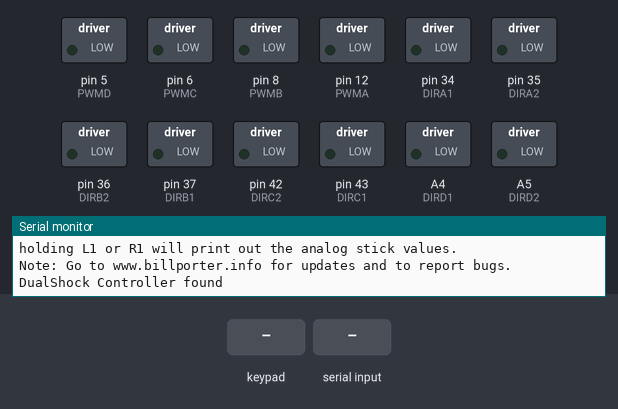
This sketch was run on a simulated Arduino Mega 2560, built with avr-gcc and run on an emulated ATmega2560. Shown: switched loads named in the sketch (green lamp = pin HIGH), the last lines printed to the serial monitor. The test bench sets the inputs (shaded band).

Above: at 1.7 s.
1.8 s: key 'U' pressed
At 2.1 s:
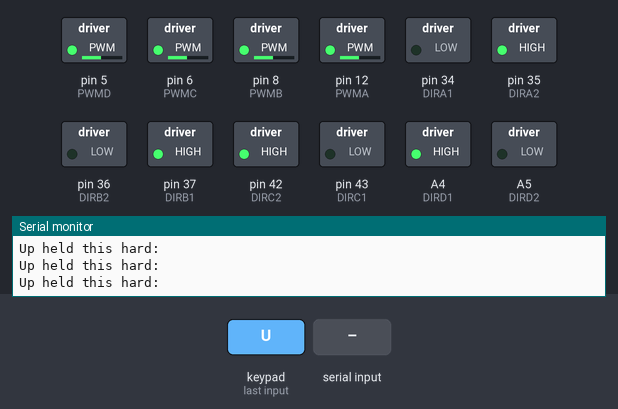
3.3 s: "B" received over Serial
At 4.1 s:
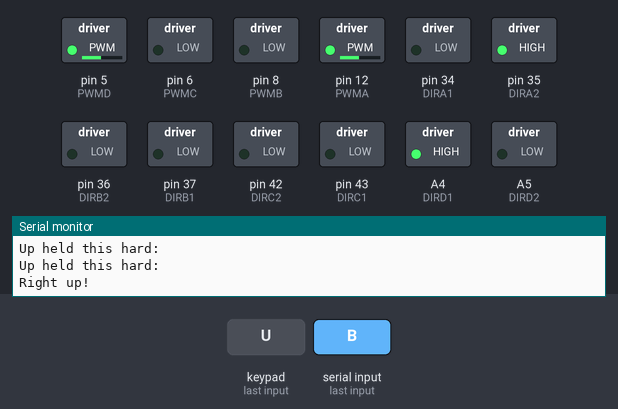
4.8 s: key 'D' pressed
At 5.4 s:
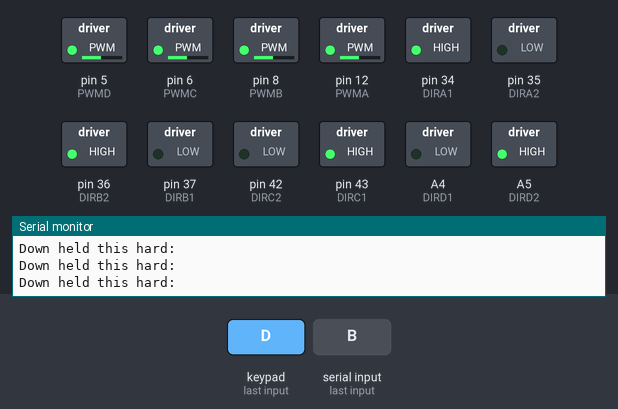
6.3 s: "C" received over Serial
At 6.8 s:
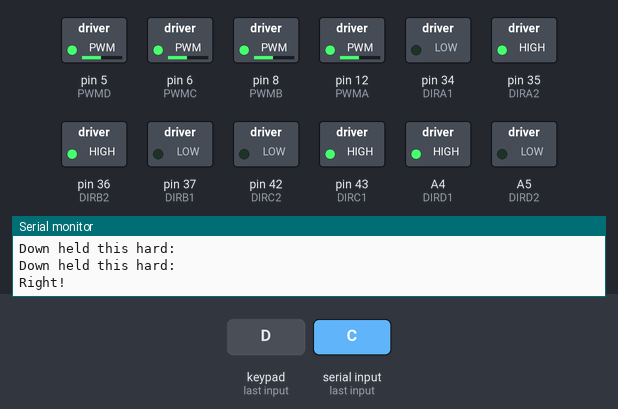
7.8 s: key 'L' pressed
At 8.6 s:
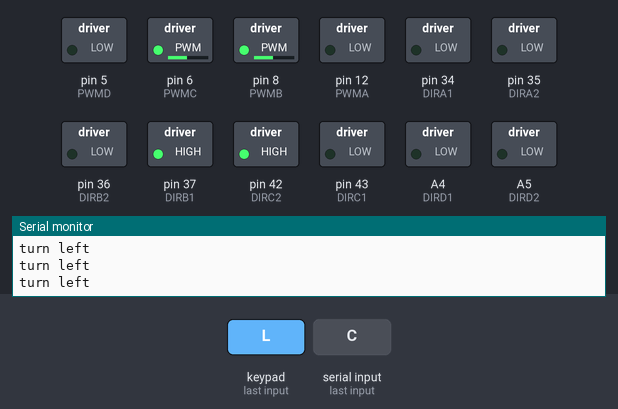
9.3 s: "D" received over Serial
At 10.1 s:
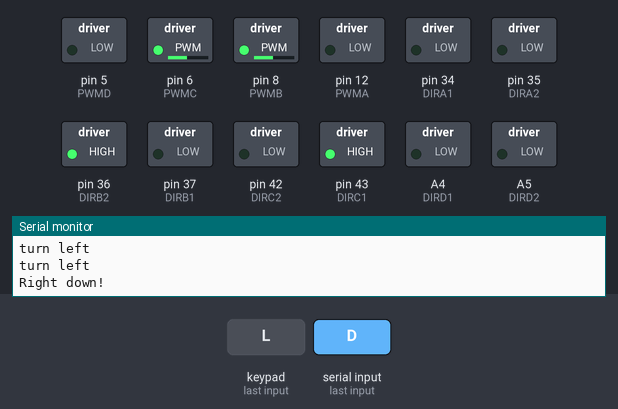
Timing chart, 0 to 11.8 s (numbered marks = the images above; inputs shaded):
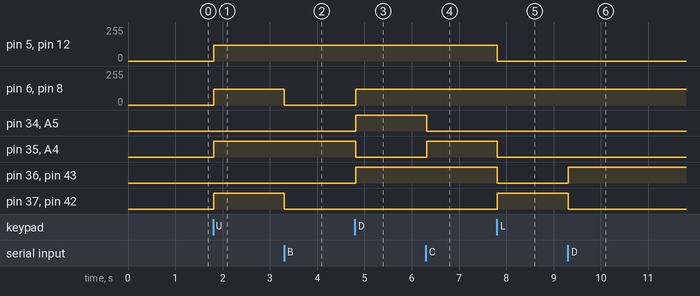

Measured:
- after the input at 1.8 s, pin 5 (PWMD), pin 6 (PWMC), pin 8 (PWMB), pin 12 (PWMA): 0/255 → 120/255 at once; pin 35 (DIRA2), pin 37 (DIRB1), pin 42 (DIRC2), A4 (DIRD1): LOW → HIGH at once
- after the input at 3.3 s, pin 6 (PWMC), pin 8 (PWMB): 120/255 → 0/255 at once; pin 37 (DIRB1), pin 42 (DIRC2): HIGH → LOW at once
- after the input at 4.8 s, pin 6 (PWMC), pin 8 (PWMB): 0/255 → 120/255 at once; pin 34 (DIRA1), pin 36 (DIRB2), pin 43 (DIRC1), A5 (DIRD2): LOW → HIGH at once; pin 35 (DIRA2), A4 (DIRD1): HIGH → LOW at once
- after the input at 6.3 s, pin 34 (DIRA1), A5 (DIRD2): HIGH → LOW at once; pin 35 (DIRA2), A4 (DIRD1): LOW → HIGH at once
- after the input at 7.8 s, pin 5 (PWMD), pin 12 (PWMA): 120/255 → 0/255 at once; pin 35 (DIRA2), pin 36 (DIRB2), pin 43 (DIRC1), A4 (DIRD1): HIGH → LOW at once; pin 37 (DIRB1), pin 42 (DIRC2): LOW → HIGH at once
- after the input at 9.3 s, pin 36 (DIRB2), pin 43 (DIRC1): LOW → HIGH at once; pin 37 (DIRB1), pin 42 (DIRC2): HIGH → LOW at once

The sketch:

PS2_2560.ino
```cpp
 #include <PS2X_lib.h>
//电机引脚
#define PWMA 12    //A电机转速
#define DIRA1 34
#define DIRA2 35  //A电机方向
#define PWMB 8    //B电机转速
#define DIRB1 37
#define DIRB2 36  //B电机方向
#define PWMC 6   //C电机转速 9 change the 6
#define DIRC1 43
#define DIRC2 42  //C电机方向
#define PWMD 5    //D电机转速
#define DIRD1 A4  //26
#define DIRD2 A5 //27  //D电机方向

//PS2
#define PS2_DAT        52  //14
#define PS2_CMD        51  //15
#define PS2_SEL        53  //16
#define PS2_CLK        50  //17

char speed;
// #define pressures   true
#define pressures   false
// #define rumble      true
#define rumble      false
PS2X ps2x; // create PS2 Controller Class

int error = 0;
byte type = 0;
byte vibrate = 0;

void (* resetFunc) (void) = 0;

#define MOTORA_FORWARD(pwm)    do{digitalWrite(DIRA1,LOW); digitalWrite(DIRA2,HIGH);analogWrite(PWMA,pwm);}while(0)
#define MOTORA_STOP(x)         do{digitalWrite(DIRA1,LOW); digitalWrite(DIRA2,LOW); analogWrite(PWMA,0);}while(0)
#define MOTORA_BACKOFF(pwm)    do{digitalWrite(DIRA1,HIGH);digitalWrite(DIRA2,LOW); analogWrite(PWMA,pwm);}while(0)

#define MOTORB_FORWARD(pwm)    do{digitalWrite(DIRB1,HIGH); digitalWrite(DIRB2,LOW);analogWrite(PWMB,pwm);}while(0)
#define MOTORB_STOP(x)         do{digitalWrite(DIRB1,LOW); digitalWrite(DIRB2,LOW); analogWrite(PWMB,0);}while(0)
#define MOTORB_BACKOFF(pwm)    do{digitalWrite(DIRB1,LOW);digitalWrite(DIRB2,HIGH); analogWrite(PWMB,pwm);}while(0)

#define MOTORC_FORWARD(pwm)    do{digitalWrite(DIRC1,LOW); digitalWrite(DIRC2,HIGH);analogWrite(PWMC,pwm);}while(0)
#define MOTORC_STOP(x)         do{digitalWrite(DIRC1,LOW); digitalWrite(DIRC2,LOW); analogWrite(PWMC,0);}while(0)
#define MOTORC_BACKOFF(pwm)    do{digitalWrite(DIRC1,HIGH);digitalWrite(DIRC2,LOW); analogWrite(PWMC,pwm);}while(0)

#define MOTORD_FORWARD(pwm)    do{digitalWrite(DIRD1,HIGH); digitalWrite(DIRD2,LOW);analogWrite(PWMD,pwm);}while(0)
#define MOTORD_STOP(x)         do{digitalWrite(DIRD1,LOW); digitalWrite(DIRD2,LOW); analogWrite(PWMD,0);}while(0)
#define MOTORD_BACKOFF(pwm)    do{digitalWrite(DIRD1,LOW);digitalWrite(DIRD2,HIGH); analogWrite(PWMD,pwm);}while(0)

#define SERIAL  Serial

#define LOG_DEBUG

#ifdef LOG_DEBUG
#define M_LOG SERIAL.print
#else
#define M_LOG
#endif

#define MAX_PWM   200
#define MIN_PWM   130
int Motor_PWM = 130;

//控制电机运动    宏定义


//    ↑A-----B↑
//     |  ↑  |
//     |  |  |
//    ↑C-----D↑
void ADVANCE()
{
  MOTORA_FORWARD(Motor_PWM);MOTORB_FORWARD(Motor_PWM);
  MOTORC_FORWARD(Motor_PWM);MOTORD_FORWARD(Motor_PWM);
}

//    ↓A-----B↓
//     |  |  |
//     |  ↓  |
//    ↓C-----D↓
void BACK()
{
  MOTORA_BACKOFF(Motor_PWM);MOTORB_BACKOFF(Motor_PWM);
  MOTORC_BACKOFF(Motor_PWM);MOTORD_BACKOFF(Motor_PWM);
}
//    =A-----B↑
//     |   ↖ |
//     | ↖   |
//    ↑C-----D=
void LEFT_1()
{
  MOTORA_STOP(Motor_PWM);MOTORB_FORWARD(Motor_PWM);
  MOTORC_FORWARD(Motor_PWM);MOTORD_STOP(Motor_PWM);
}

//    ↓A-----B↑
//     |  ←  |
//     |  ←  |
//    ↑C-----D↓
void LEFT_2()
{
  MOTORA_BACKOFF(Motor_PWM);MOTORB_FORWARD(Motor_PWM);
  MOTORC_FORWARD(Motor_PWM);MOTORD_BACKOFF(Motor_PWM);
}
//    ↓A-----B=
//     | ↙   |
//     |   ↙ |
//    =C-----D↓
void LEFT_3()
{
  MOTORA_BACKOFF(Motor_PWM);MOTORB_STOP(Motor_PWM);
  MOTORC_STOP(Motor_PWM);MOTORD_BACKOFF(Motor_PWM);
}
//    ↑A-----B=
//     | ↗   |
//     |   ↗ |
//    =C-----D↑
void RIGHT_1()
{
  MOTORA_FORWARD(Motor_PWM);MOTORB_STOP(Motor_PWM);
  MOTORC_STOP(Motor_PWM);MOTORD_FORWARD(Motor_PWM);
}
//    ↑A-----B↓
//     |  →  |
//     |  →  |
//    ↓C-----D↑
void RIGHT_2()
{
  MOTORA_FORWARD(Motor_PWM);MOTORB_BACKOFF(Motor_PWM);
  MOTORC_BACKOFF(Motor_PWM);MOTORD_FORWARD(Motor_PWM);
}
//    =A-----B↓
//     |   ↘ |
//     | ↘   |
//    ↓C-----D=
void RIGHT_3()
{
  MOTORA_STOP(Motor_PWM);MOTORB_BACKOFF(Motor_PWM);
  MOTORC_BACKOFF(Motor_PWM);MOTORD_STOP(Motor_PWM);
}
// ↓A-----B↑
//  |     |
//  |     |
// ↓C-----D↑
void TURN_LEFT()
{
  MOTORA_BACKOFF(Motor_PWM);MOTORB_FORWARD(Motor_PWM);
  MOTORC_BACKOFF(Motor_PWM);MOTORD_FORWARD(Motor_PWM);
}
// ↑A-----B↓
//  |     |
//  |     |
// ↑C-----D↓
void TURN_RIGHT()
{
  MOTORA_FORWARD(Motor_PWM);MOTORB_BACKOFF(Motor_PWM);
  MOTORC_FORWARD(Motor_PWM);MOTORD_BACKOFF(Motor_PWM);
}
//    =A-----B=
//     |  =  |
//     |  =  |
//    =C-----D=
void STOP()
{
  MOTORA_STOP(Motor_PWM);MOTORB_STOP(Motor_PWM);
  MOTORC_STOP(Motor_PWM);MOTORD_STOP(Motor_PWM);
}
void UART_Control()
{
  char Uart_Date=0;
 if(SERIAL.available())
  {
   Uart_Date = SERIAL.read();
  }
  switch(Uart_Date)
  {
     case 'A':  ADVANCE(); M_LOG("Run!\r\n");        break;
     case 'B':  RIGHT_1();  M_LOG("Right up!\r\n");     break;
     case 'C':  RIGHT_2();  M_LOG("Right!\r\n");        break;
     case 'D':  RIGHT_3();  M_LOG("Right down!\r\n");   break;
     case 'E':  BACK();     M_LOG("Run!\r\n");        break;
     case 'F':  LEFT_3();   M_LOG("Left down!\r\n");    break;
     case 'G':  LEFT_2();   M_LOG("Left!\r\n");       break;
     case 'H':  LEFT_1();   M_LOG("Left up!\r\n");  break;
     case 'Z':  STOP();     M_LOG("Stop!\r\n");       break;
     case 'L':  Motor_PWM = 240;                      break;
     case 'M':  Motor_PWM = 130;                       break;
   }
}
void IO_init()
{
  pinMode(PWMA, OUTPUT);
  pinMode(DIRA1, OUTPUT);
  pinMode(DIRA2, OUTPUT);
  pinMode(PWMB, OUTPUT);
  pinMode(DIRB1, OUTPUT);
  pinMode(DIRB2, OUTPUT);
  pinMode(PWMC, OUTPUT);
  pinMode(DIRC1, OUTPUT);
  pinMode(DIRC2, OUTPUT);
  pinMode(PWMD, OUTPUT);
  pinMode(DIRD1, OUTPUT);
  pinMode(DIRD2, OUTPUT);
  STOP();
}
void setup()
{
  Serial.begin(9600);
  delay(300) ;//added delay to give wireless ps2 module some time to startup, before configuring it
  //CHANGES for v1.6 HERE!!! **************PAY ATTENTION*************

  //setup pins and settings: GamePad(clock, command, attention, data, Pressures?, Rumble?) check for error
  error = ps2x.config_gamepad(PS2_CLK, PS2_CMD, PS2_SEL, PS2_DAT, pressures, rumble);

  if (error == 0) {
    Serial.print("Found Controller, configured successful ");
    Serial.print("pressures = ");
    if (pressures)
      Serial.println("true ");
    else
      Serial.println("false");
    Serial.print("rumble = ");
    if (rumble)
      Serial.println("true)");
    else
      Serial.println("false");
    Serial.println("Try out all the buttons, X will vibrate the controller, faster as you press harder;");
    Serial.println("holding L1 or R1 will print out the analog stick values.");
    Serial.println("Note: Go to www.billporter.info for updates and to report bugs.");
  }
  else if (error == 1)
  {
    Serial.println("No controller found, check wiring, see readme.txt to enable debug. visit www.billporter.info for troubleshooting tips");
    resetFunc();

  }

  else if (error == 2)
    Serial.println("Controller found but not accepting commands. see readme.txt to enable debug. Visit www.billporter.info for troubleshooting tips");

  else if (error == 3)
    Serial.println("Controller refusing to enter Pressures mode, may not support it. ");

//  Serial.print(ps2x.Analog(1), HEX);

  type = ps2x.readType();
  switch (type) {
  case 0:
    Serial.print("Unknown Controller type found ");
    break;
  case 1:
    Serial.print("DualShock Controller found ");
    break;
  case 2:
    Serial.print("GuitarHero Controller found ");
    break;
  case 3:
    Serial.print("Wireless Sony DualShock Controller found ");
    break;
  }
  IO_init();

//  SERIAL.print("Start");
}


void loop() {
  /* You must Read Gamepad to get new values and set vibration values
    ps2x.read_gamepad(small motor on/off, larger motor strenght from 0-255)
    if you don't enable the rumble, use ps2x.read_gamepad(); with no values
    You should call this at least once a second
  */

  UART_Control();//串口接收处理
  if (error == 1) //skip loop if no controller found
    return;

  if (type == 2) { //Guitar Hero Controller
    return;
  }
  else  { //DualShock Controller
    ps2x.read_gamepad(false, vibrate); //read controller and set large motor to spin at 'vibrate' speed


//start 开始运行，电机初PWM为120；
    if (ps2x.Button(PSB_START))  {
      Serial.println("Start is being held");
     Motor_PWM = 90;
      ADVANCE();


    }
// 电机正转；
    if (ps2x.Button(PSB_PAD_UP)) {
      Serial.println("Up held this hard: ");
      Motor_PWM = 120;
     ADVANCE();
    }

// 电机反转；
    if (ps2x.Button(PSB_PAD_DOWN)) {
      Serial.println("Down held this hard: ");
       Motor_PWM = 120;
      BACK();
    }

//左转；
    if (ps2x.Button(PSB_PAD_LEFT)) {
      Serial.println("turn left ");
        Motor_PWM = 120;//200
      LEFT_1();
    }

//右转；
    if (ps2x.Button(PSB_PAD_RIGHT)) {
      Serial.println("turn right");
        Motor_PWM = 120;//200
      RIGHT_1();
    }
// Stop
    if (ps2x.Button(PSB_SELECT)) {
      Serial.println("stop");
      STOP();
    }
// 左平移
    if (ps2x.Button(PSB_PINK)) {
      Serial.println("motor_pmove_left");
      LEFT_2();
    }
// 右平移
    if (ps2x.Button(PSB_RED)) {
      Serial.println("motor_pmove_right");
      RIGHT_2();
    }
// Turn left
    if(ps2x.Button(PSB_GREEN)) {
      Serial.println("turn left");
      TURN_LEFT();
    }
// Turn right
    if(ps2x.Button(PSB_BLUE)) {
      Serial.println("turn right");
      TURN_RIGHT();
    }
    delay(20);

  }
  if (ps2x.Button(PSB_L1) || ps2x.Button(PSB_R1)) { //print stick values if either is TRUE
    Serial.print("Stick Values:");
    Serial.print(ps2x.Analog(PSS_LY), DEC); //Left stick, Y axis. Other options: LX, RY, RX
    Serial.print(",");
    Serial.print(ps2x.Analog(PSS_LX), DEC);
    Serial.print(",");
    Serial.print(ps2x.Analog(PSS_RY), DEC);
    Serial.print(",");
    Serial.println(ps2x.Analog(PSS_RX), DEC);

    int LY = ps2x.Analog(PSS_LY);
    int LX = ps2x.Analog(PSS_LX);
    int RY = ps2x.Analog(PSS_RY);
    int RX = ps2x.Analog(PSS_RX);

    if (LY < 127) //前进
    {

     Motor_PWM = 1.5 * (127 - LY);
      ADVANCE();
      delay(20);
    }
    //后退
    if (LY > 127)
    {
      Motor_PWM = 1.5 * (LY - 128);
      BACK();
      delay(20);
    }
    //左转
    if (LX < 128)
    {
      Motor_PWM = 1.5 * (127 - LX);
       LEFT_1();
      delay(20);
    }
    //右转
    if (LX > 128)
    {
      Motor_PWM = 1.5 * (LX - 128);
      RIGHT_3();
      delay(20);
    }
    //如果摇杆居中
    if (LY >= 128 && LY <= 128 && LX >= 128 && LX <= 128)
    {
      STOP();
      delay(20);
    }

  }
}
```
